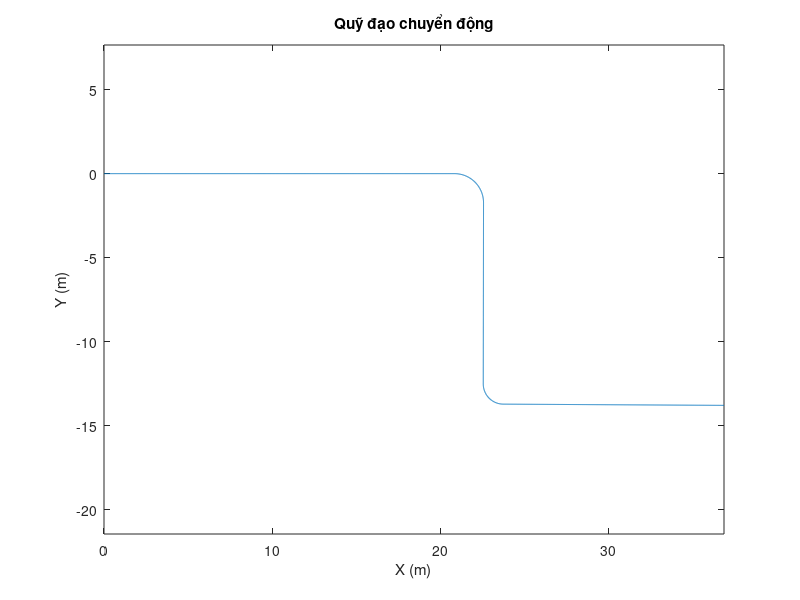
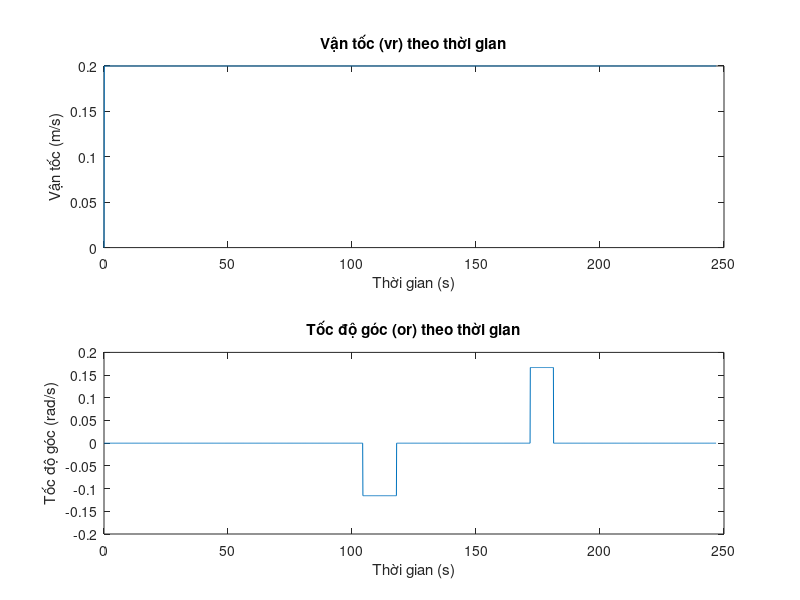

Reproduce these figures in MATLAB, in order.
clear all;
close all;
clc; 
x(1) = 0; y(1) = 0; phi (1) = 0;
dt = 0.1; t(1) = 0;
for i = 2 : 1044
    t(i) = t(i-1)+dt;   
    vr(i) = 0.2; or(i) = 0;
    phi(i) = phi(i-1) + or(i)*dt;
    x(i) = x(i-1) + vr(i)*cos(phi(i))*dt;
    y(i) = y(i-1) + vr(i)*sin(phi(i))*dt;
end
for i = 1045:1180
    t(i) = t(i-1)+dt;
    or(i) = -20/173 ; vr(i) = 1.73 * 20/173;
    phi(i) = phi(i-1) + or(i)*dt;
    x(i) = x(i-1) + vr(i)*cos(phi(i))*dt;
    y(i) = y(i-1) + vr(i)*sin(phi(i))*dt;
end
for i = 1181:1719
    t(i) = t(i-1)+dt;
    vr(i) = 0.2; or(i) = 0;
    phi(i) = phi(i-1) + or(i)*dt;
    x(i) = x(i-1) + vr(i)*cos(phi(i))*dt;
    y(i) = y(i-1) + vr(i)*sin(phi(i))*dt;
end
for i = 1720:1813
    t(i) = t(i-1)+dt;
    or(i) = 1/6; vr(i) = 1.2 *1/6;
    phi(i) = phi(i-1) + or(i)*dt;
    x(i) = x(i-1) + vr(i)*cos(phi(i))*dt;
    y(i) = y(i-1) + vr(i)*sin(phi(i))*dt;
end
for i = 1814:2469
    t(i) = t(i-1)+dt;
    vr(i) = 0.2; or(i) = 0;
    phi(i) = phi(i-1) + or(i)*dt;
    x(i) = x(i-1) + vr(i)*cos(phi(i))*dt;
    y(i) = y(i-1) + vr(i)*sin(phi(i))*dt;
end
% Khởi tạo V_dot
for i = 1:length(t)
    V_dot(i) = 0;
end

% Chuyển đổi mảng sang dạng cột
t = t'; x = x'; y = y'; phi = phi'; vr = vr'; or = or'; V_dot = V_dot';

% Xuất dữ liệu ra file .txt
data = [t, x, y, phi, vr, or, V_dot];
fileID = fopen('quy_dao_v7.txt', 'w');
fprintf(fileID, 't\tx_d\ty_d\ttheta_d\tVr\toz\tVdot\n'); % Tiêu đề
fprintf(fileID, '%.6f\t%.6f\t%.6f\t%.6f\t%.6f\t%.6f\t%.6f\n', data');
fclose(fileID);

% Vẽ đồ thị
figure;
plot(x, y);
axis equal;
title('Quỹ đạo chuyển động');
xlabel('X (m)');
ylabel('Y (m)');

figure;
subplot(2, 1, 1);
plot(t, vr);
title('Vận tốc (vr) theo thời gian');
xlabel('Thời gian (s)');
ylabel('Vận tốc (m/s)');

subplot(2, 1, 2);
plot(t, or);
title('Tốc độ góc (or) theo thời gian');
xlabel('Thời gian (s)');
ylabel('Tốc độ góc (rad/s)');
